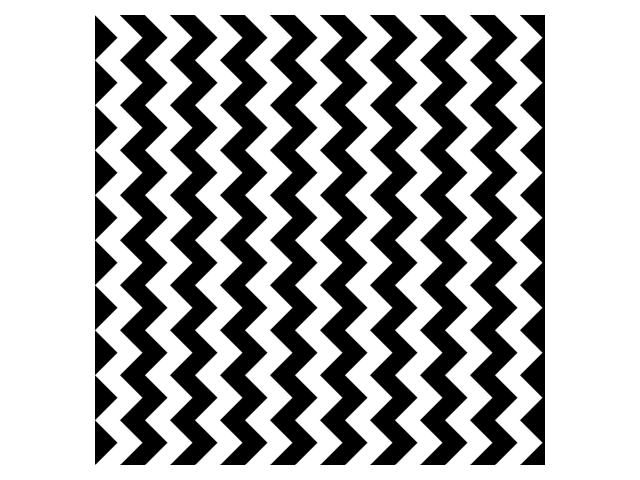
#> input picture tests/chevron/images/chevron.png, 640 x 480 px, found by its file name
$ python visualizeImage.py
#> lines starting #> are read from the running program, lines starting #| are printed output that depends on the picture; after the words box and inside, x2 and y2 are one past the last pixel; in counts of white or black regions, pixels touching at a corner belong together
import numpy as np
import matplotlib.pyplot as plt
from skimage import feature, io
from skimage.filters import difference_of_gaussians

# SEM image file
fileName = "chevron"
fileType = ".png"
imgFile = "images/" + fileName + fileType

#############################################################################################
# import SEM image in gray-scale
image = io.imread(imgFile, as_gray=True)
#> image is the input picture: shape (480, 640) float64; min 0, max 1, mean 0.67

# enhance edges by band-pass filtering
fimage = difference_of_gaussians(image,1,40)
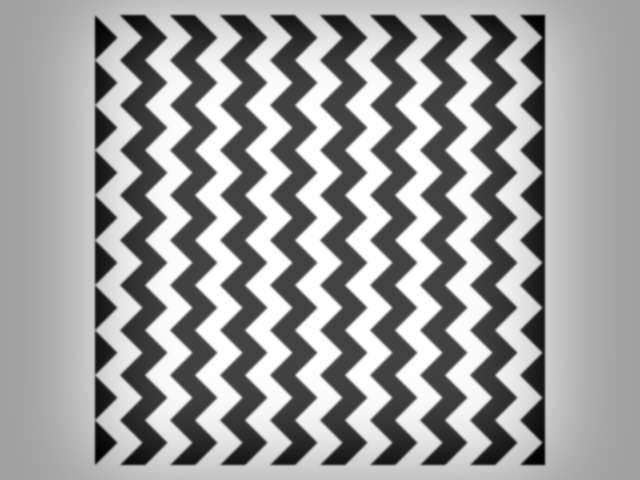
#> fimage: shape (480, 640) float64; min -0.854, max 0.5, mean -0.0142; drawn with min black and max white
# Canny edge dectection
cannySig = 2
edges = feature.canny(image, sigma=cannySig)
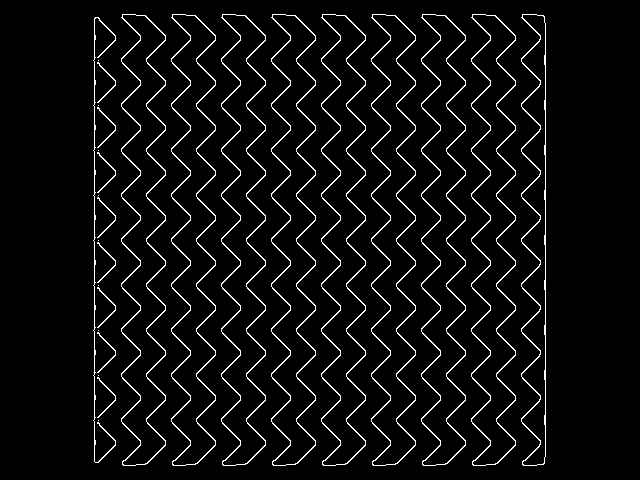
#> edges: shape (480, 640) bool; 5.3% white in thin lines or dots, all inside (x1, y1, x2, y2) = (93, 14, 546, 466)
fedges = feature.canny(fimage, sigma=cannySig)
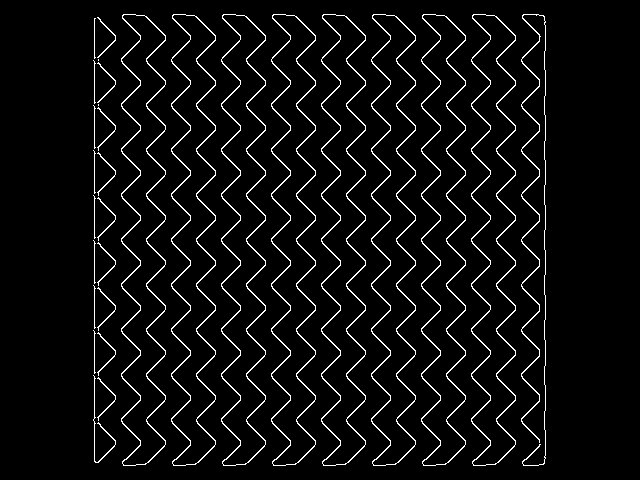
#> fedges: shape (480, 640) bool; 5.2% white in thin lines or dots, all inside (x1, y1, x2, y2) = (93, 14, 546, 466)

# resize the image to square
N = 900
image_sq = image[0:N,0:N]
edges_sq = edges[0:N,0:N]
fedges_sq = fedges[0:N,0:N]
edges_diff = edges_sq ^ fedges_sq
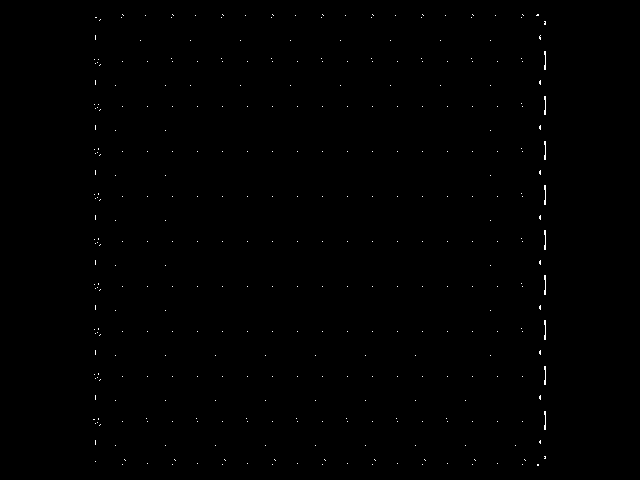
#> edges_diff: shape (480, 640) bool; 0.25% white in thin lines or dots, all inside (x1, y1, x2, y2) = (93, 14, 546, 466)

#############################################################################################
# visualization constants
# sizing factors
TICKSFONT = 13; TITLEFONT = 15; TEXTFONT = 15   # fonts
FIGWIDTH = 6.4; FIGHEIGHT = 4.8                 # figure size
LINEWIDTH = 3; ROLLWINDOW = 100                 # plot spec

# summary figure
NROWS = 3; NCOLS = 2
f, axs = plt.subplots(nrows=NROWS,ncols=NCOLS,
                      figsize=(NCOLS*FIGWIDTH,NROWS*FIGHEIGHT))
axs[0,0].imshow(image_sq)
axs[0,0].set_title("Squared image")

axs[0,1].imshow(fimage)
axs[0,1].set_title("Band-pass filtered image")

axs[1,0].imshow(edges_sq)
axs[1,0].set_title("Squared Canny edge detected image")

axs[1,1].imshow(fedges_sq)
axs[1,1].set_title("Squared Canny edge detected filtered image")

axs[2,0].imshow(edges_diff)
axs[2,0].set_title("Difference")

axs[2,1].axis('off')

f.tight_layout()
f.savefig("figures/" + fileName + "_image_filtering.png")
